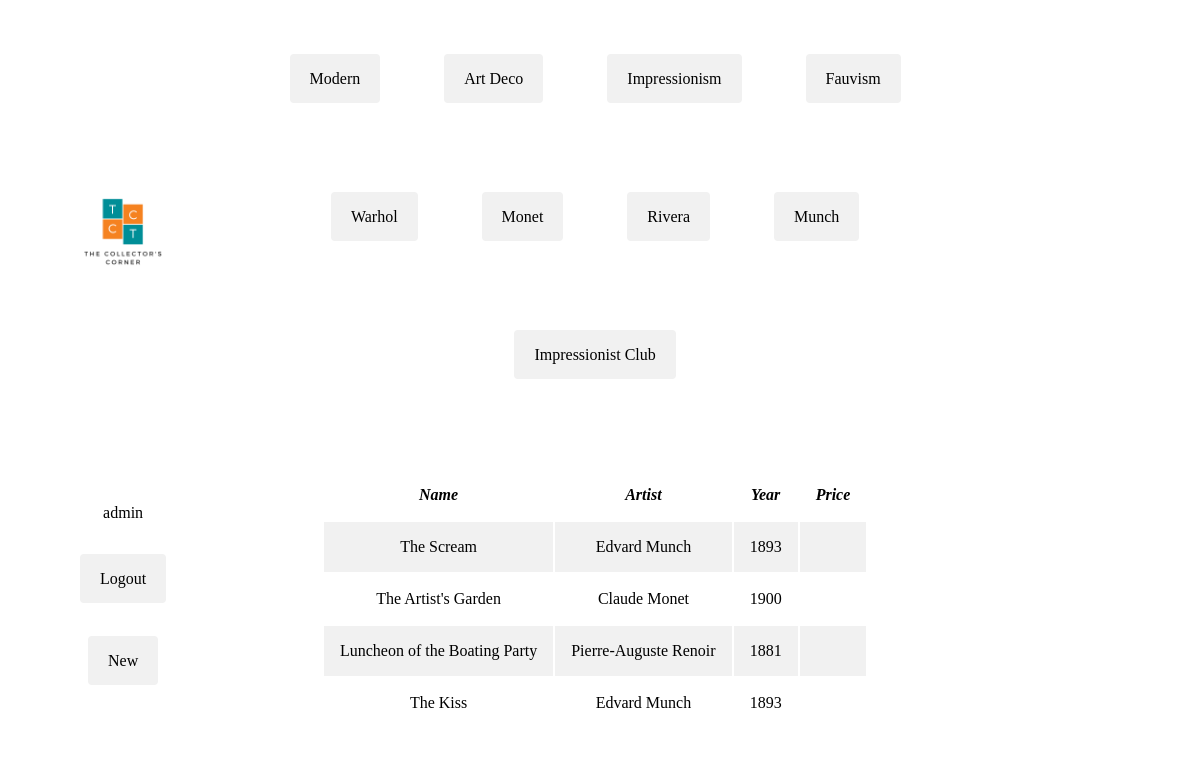
/collection/3 (signed in), run on the app's committed database.
### tables this page shows
CREATE TABLE collector(
    id INTEGER PRIMARY KEY AUTOINCREMENT,
    username TEXT UNIQUE NOT NULL,
    password TEXT NOT NULL,
    name TEXT
);

CREATE TABLE art(
    id INTEGER PRIMARY KEY AUTOINCREMENT,
    name TEXT NOT NULL,
    artist TEXT NOT NULL,
    year INTEGER NOT NULL,
    user_id INTEGER NOT NULL,
    collection TEXT,
    FOREIGN KEY(user_id) REFERENCES collector(id)
);

### project/index.py (the view)
@bp.route("/collection/<int:id>", methods=("GET", "POST"))
@login_required
def genre(id):
    db = get_db()
    collection = db.execute("SELECT name FROM collection WHERE id = ?", (id,)).fetchone()[0]
    art = db.execute("SELECT * FROM art WHERE collection = ?", (collection,)).fetchall()
    return render_template("main/art.html", art=art)

### project/auth.py (called while the page is built)
def login_required(view):
    @functools.wraps(view)
    def wrapped_view(**kwargs):
        if g.user is None:
            return redirect(url_for("auth.login"))
        return view(**kwargs)
    return wrapped_view

@bp.before_app_request
def load_logged_in_user():
    user_id = session.get("user_id")
    if user_id is None:
        g.user = None
    else:
        g.user = (
            get_db().execute("SELECT * FROM collector WHERE id = ?", (user_id,)).fetchone()
        )

### project/db.py (called while the page is built)
def get_db():
    if "db" not in g:
        g.db = sqlite3.connect(
            current_app.config["DATABASE"], detect_types=sqlite3.PARSE_DECLTYPES
        )
        g.db.row_factory = sqlite3.Row
    return g.db

### project/templates/main/art.html
{% extends 'index.html' %}
{% block content %}
    {% if g.user %}
      <span class="table">
        <table>
          <thead>
            <tr>
              <th>Name</th>
              <th>Artist</th>
              <th>Year</th>
              <th>Price</th>
            </tr>
          </thead>
          <tbody>
            {% for a in art %}
              <tr>
                <td>{{ a.name }}</td>
                <td>{{ a.artist }}</td>
                <td>{{ a.year }}</td>
                <td>{{ a.price }}</td>
              </tr>
            {% endfor %}
          </tbody>
        </table>
    </span>
      {% else %}
        <h1>You must be logged in to view this page.</h1>
      {% endif %}
{% endblock %}

### project/templates/index.html (shortened to what this page needs)
<!doctype html>
<link rel="stylesheet" href="{{ url_for('static', filename='style.css') }}">
<div class="grid-container">
  <div class="header-title">
    <img src="{{url_for('static', filename='T.png')}}" id="corner-logo"/>
  </div>
  {% if g.user %}
    <div class="grid-header" method="post">
      <div class="item" id="menu-button">
        <a class="button" href="{{ url_for('index.genre', id=1)}}">Modern</a>
      </div>
      <div class="item" id="menu-button">
        <a class="button" href="{{ url_for('index.genre', id=2)}}">Art Deco</a>
      </div>
      <div class="item" id="menu-button">
        <a class="button" href="{{ url_for('index.genre', id=3)}}">Impressionism</a>
      </div>
      <div class="item" id="menu-button">
        <a class="button" href="{{ url_for('index.genre', id=4)}}">Fauvism</a>
      </div>
    </div>
    <div class="grid-artist">
      <div class="item" id="menu-button">
        <a class="button" href="{{ url_for('index.artist', id=1)}}">Warhol</a>
      </div>
      <div class="item" id="menu-button">
        <a class="button" href="{{ url_for('index.artist', id=2)}}">Monet</a>
      </div>
      <div class="item" id="menu-button">
        <a class="button" href="{{ url_for('index.artist', id=3)}}">Rivera</a>
      </div>
      <div class="item" id="menu-button">
        <a class="button" href="{{ url_for('index.artist', id=4)}}">Munch</a>
      </div>
    </div>
    <div class="grid-club">
      <div class="item" id="menu-button">
        <a class="button" href="{{ url_for('index.club', id=1)}}">Impressionist Club</a>
      </div>
    </div>
  {% else %}
  <div class="grid-header"></div>
  {% endif %}
  <div class="header-right"></div>
  <div class="grid-menu">
    <nav id="navbar">
        {% if g.user %}
          <div class="item" id="menu-user">
            <span id="menu-username">{{ g.user['username'] }}</span>
          </div>
          <div class="item" id="menu-button">
            <a class="button" href="{{ url_for('auth.logout') }}">Logout</a>
          </div>
          <div class="item" id="menu-button">
            <a class="button" href="{{ url_for('index.create') }}">New</a>
          </div>
        {% endif %}
    </nav>
  </div>
  <div class="grid-main">
    <section class="content">
      {% block content %}{% endblock %}
    </section>
  </div>
  <div class="content-right"></div>
</div>

### project/static/style.css (style rules this page uses)
.content { align-content: center; justify-content: center; align-items: center; }
table { align-self: center; margin: auto; }
th { text-align: center; padding: 1rem; font-style: italic; }
td { padding: 1rem; }
tbody tr:nth-child(odd) { background-color: #f1f1f1; border: #f1f1f1; color: black; }
.grid-container { display: grid; grid-template-columns: min-content auto 10rem; grid-template-areas: "left header header-right" "left artist header-right" "left club header-right" "menu main right" "menu footer footer"; grid-gap: 1rem; padding: 1rem; margin-left: 2rem; margin-right: 2rem; }
.grid-container > div { background-color: rgba(255, 255, 255, 0.8); text-align: center; padding: 20px 0; }
.grid-header { grid-area: header; align-content: center; justify-content: center; align-items: center; display: flex; }
.grid-artist { grid-area: artist; align-content: center; justify-content: center; align-items: center; display: flex; }
.grid-club { grid-area: club; align-content: center; justify-content: center; align-items: center; display: flex; }
.grid-menu { align-items: left; background-color: antiquewhite; }
.item { padding: 1rem; }
.header-title { grid-area: left; align-items: center; justify-content: center; margin: 0 auto; align-self: center; }
.header-right { grid-area: header-right; }
.content-right { grid-area: right; }
#menu-username { margin: 0 auto; }
a.button { padding: 16px 20px; border: none; border-radius: 4px; background-color: #f1f1f1; cursor: pointer; margin: 1rem; margin-bottom: 2rem; color: black; text-decoration: none; transition: all 0.2s ease-in-out; }
#corner-logo { margin: 0 auto; padding: 0; width: 80%; height: 80%; }
#menu-button { margin-bottom: 2rem; transition: all 0.2s ease-in-out; }
#menu-user { margin-bottom: 1rem; }

### data on the page
collector: user.username "admin"
art: name "The Scream", artist "Edvard Munch", year "1893"
art: name "The Artist's Garden", artist "Claude Monet", year "1900"
art: name "Luncheon of the Boating Party", artist "Pierre-Auguste Renoir", year "1881"
art: name "The Kiss", artist "Edvard Munch", year "1893"
